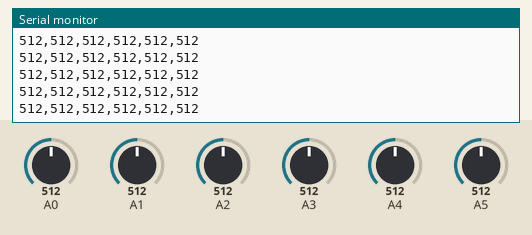
This sketch was run on a simulated Arduino Uno, built with avr-gcc and run on an emulated ATmega328P. Parts: the last lines printed to the serial monitor. The test bench sets the inputs (shaded band); at power-on: A1 = 512, A0 = 512, A2 = 512, A3 = 512, A4 = 512, A5 = 512.

Above: at 2.7 s.
2.8 s: A1 set to 105
At 2.85 s:
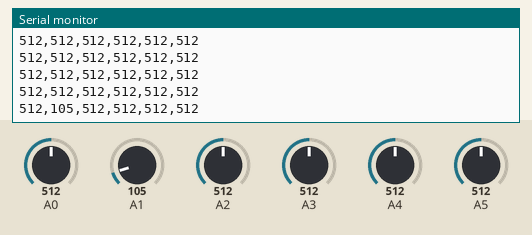
5.8 s: A1 set to 91
At 5.8 s:
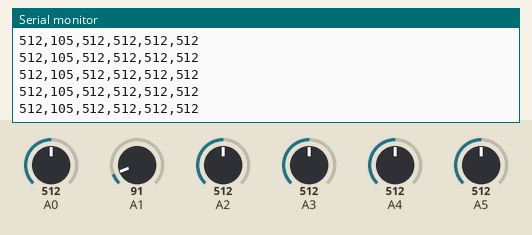
Timing chart, 0 to 8.8 s (numbered marks = the images above; inputs shaded):
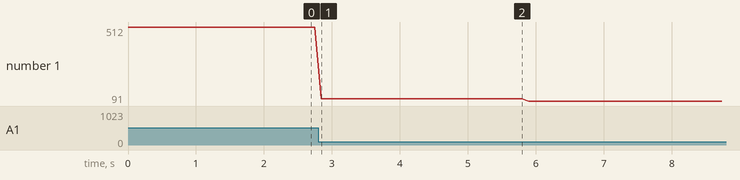

Measured:
- after the input at 2.8 s, the serial monitor: prints a new line after 0.05 s (image 1)
- plotted number 1: 512 → 105 after the input at 2.8 s, 105 → 91 after the input at 5.8 s

The sketch:

ardpi-serial_1.ino
```cpp
int sensorValue[5];

void setup() {
  // initialize serial communications at 9600 bps:
  Serial.begin(9600);
}


void loop() {
  for (int i=0;i<5;i++){
  sensorValue[i] = analogRead(i);
  Serial.print(sensorValue[i]);
  Serial.print(",");
  }
  sensorValue[5] = analogRead(5);
  Serial.println (sensorValue[5]);
  delay(100);
}
```
